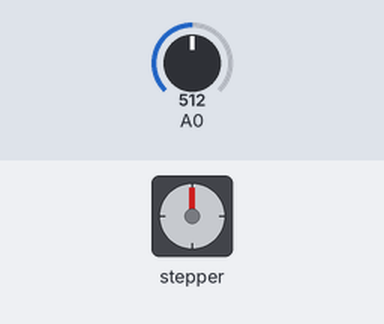
This sketch was run on a simulated Arduino Uno, built with avr-gcc and run on an emulated ATmega328P. Parts: stepper motor. The test bench sets the inputs (shaded band); at power-on: A0 = 512. Stepper angles assume 200 steps per turn.

Above: at 1.2 s.
1.3 s: A0 set to 499
At 1.46 s:
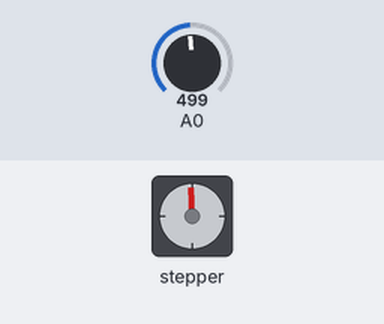
4.3 s: A0 set to 122
7.3 s: A0 set to 716
At 7.3 s:
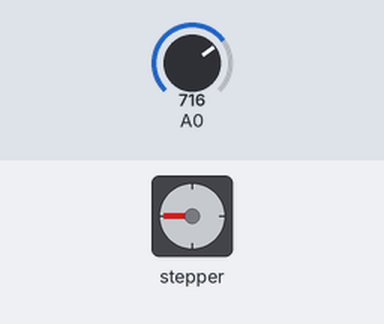
8.8 s: A0 set to 750
10.3 s: A0 set to 783
At 10.75 s:
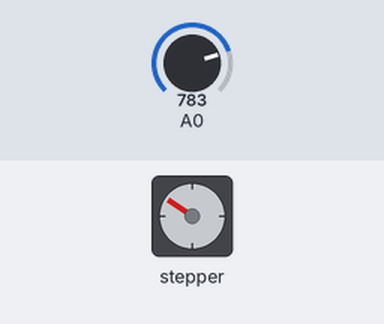
Timing chart, 0 to 14.3 s (numbered marks = the images above; inputs shaded):
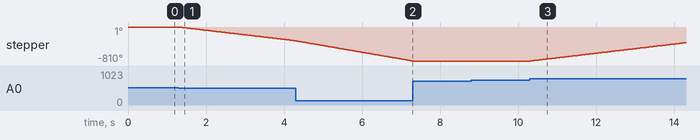

Measured:
- the behaviour switches between 512 and 511 on A0 (found by bisection; images 0 and 1)
- the behaviour switches between 767 and 768 on A0 (found by bisection; images 2 and 3)
- after the input at 1.3 s, stepper: keeps turning counter-clockwise at about 110°/s, starting at once
- after the input at 7.3 s, stepper: stops changing and stays -810°
- after the input at 8.8 s, every drawn part: stays the same
- after the input at 10.3 s, stepper: keeps turning clockwise at about 110°/s, starting at once

The sketch:

step_motor_direction.ino
```cpp
/**
 * Step motor - direction control
 * Author: Francisco Igor
 * Email : franciscoigor@gmail.com
 *
 *
 */
#include <Stepper.h>

const int stepsPerRevolution = 200;  // change this to fit the number of steps per revolution

// initialize the stepper library on pins 2 through 5:
Stepper myStepper(stepsPerRevolution, 2, 4, 3, 5);


void setup() {
  // nothing to do inside the setup
}
void loop() {
  // read the potentiometer value:
  int sensorReading = analogRead(A0);

  // Map it to a range from -2 to 2
  int direction = map(sensorReading, 0, 1023, -2, 2);

  // set the motor speed and step direction
  myStepper.setSpeed(50);
  myStepper.step(direction);

  delay(10);
}
```
